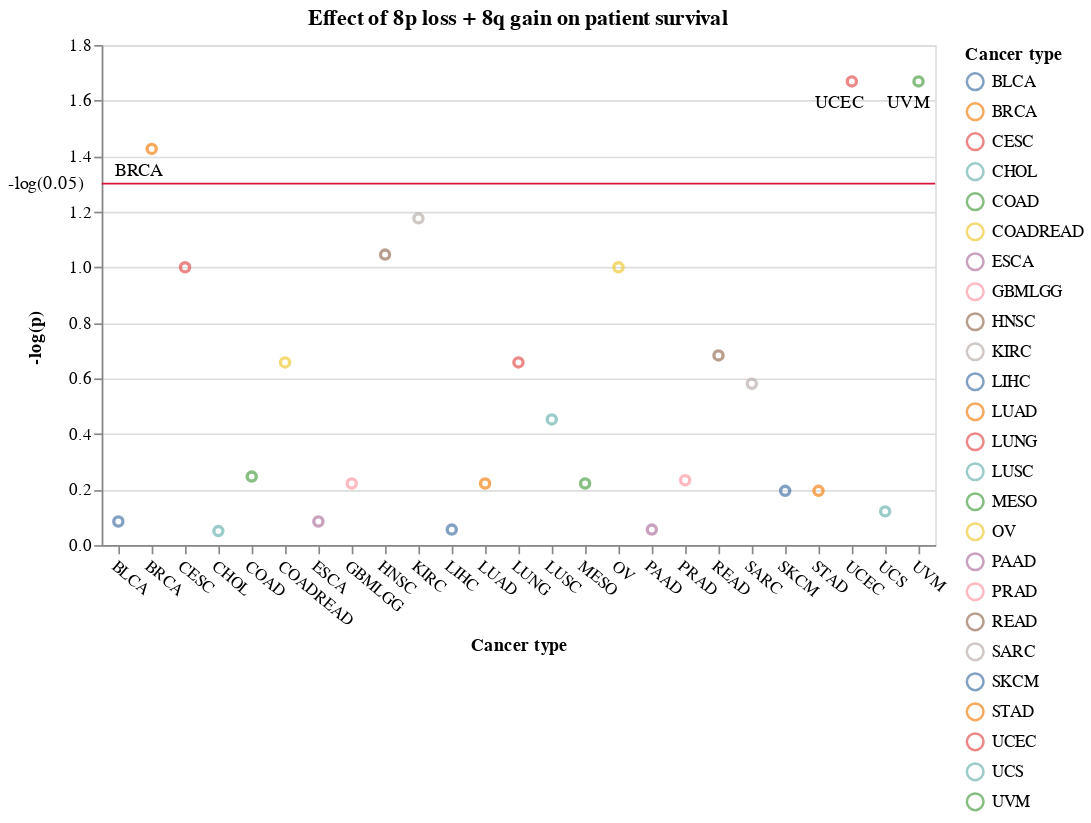

Write notebook code for a chart like this one.
### Code cell
def pval_plot(df, title, group_col, val_col, color_col, sig=0.05):
    
    df = df.assign(**{group_col: df[group_col].str.upper()})
    
    val_log_col = "neg_log_p"
    log_cutoff = -np.log10(sig)
    df = df.assign(**{val_log_col: - np.log10(df[val_col])})
        
    base = alt.Chart(df).mark_point().encode(
        x=alt.X(
            group_col,
            title="Cancer type",
            axis=alt.Axis(
                labelAngle=40,
            )
        ),
        y=alt.Y(
            val_log_col,
            title="-log(p)"
        ),
    )
    
    chart = base.encode(
        color=alt.Color(
            color_col,
            title="Cancer type"
        )
    )
    
    chart_text = base.transform_filter(
        alt.datum.neg_log_p >= log_cutoff
    ).mark_text(
        color="black",
        align='right',
        baseline='middle',
        dx=7,
        dy=13,
    ).encode(
        text='cancer_type',
    )


    line = alt.Chart(pd.DataFrame({
        'y': [log_cutoff],
        "label": [f"-log({sig})"]
    })).mark_rule(color="crimson").encode(
        y="y"
    )

    text = line.mark_text(
        align="right",
        dx=-260
    ).encode(
        text="label"
    )

    return (chart + chart_text + line + text).properties(title=title)

coxph_pval_plot = pval_plot(
    ap, 
#     title=[
#         "Cox Proportional Hazard test results for correlation between",
#         "survival and having either both or neither of the chr 8 events"], 
    title="Effect of 8p loss + 8q gain on patient survival",
    group_col="cancer_type", 
    val_col="adj_p", 
    color_col="cancer_type",
).\
configure_axisY(titleY=175, titleX=-35)
coxph_pval_plot

### Figure 1 — Vega-Lite specification as saved in the notebook (floating-point values rounded to 4 significant figures)
{"config": {"view": {"continuousWidth": 400, "continuousHeight": 300}, "axisY": {"titleX": -35, "titleY": 175}}, "layer": [{"mark": "point", "encoding": {"color": {"field": "cancer_type", "title": "Cancer type", "type": "nominal"}, "x": {"axis": {"labelAngle": 40}, "field": "cancer_type", "title": "Cancer type", "type": "nominal"}, "y": {"field": "neg_log_p", "title": "-log(p)", "type": "quantitative"}}}, {"mark": {"type": "text", "align": "right", "baseline": "middle", "color": "black", "dx": 7, "dy": 13}, "encoding": {"text": {"field": "cancer_type", "type": "nominal"}, "x": {"axis": {"labelAngle": 40}, "field": "cancer_type", "title": "Cancer type", "type": "nominal"}, "y": {"field": "neg_log_p", "title": "-log(p)", "type": "quantitative"}}, "transform": [{"filter": "(datum.neg_log_p >= 1.3010299956639813)"}]}, {"data": {"name": "data-429973b08f28eb25ab4ec3af8da6bb12"}, "mark": {"type": "rule", "color": "crimson"}, "encoding": {"y": {"field": "y", "type": "quantitative"}}}, {"data": {"name": "data-429973b08f28eb25ab4ec3af8da6bb12"}, "mark": {"type": "text", "align": "right", "dx": -260}, "encoding": {"text": {"field": "label", "type": "nominal"}, "y": {"field": "y", "type": "quantitative"}}}], "data": {"name": "data-e775ef579265b91e55913c276378d656"}, "title": "Effect of 8p loss + 8q gain on patient survival", "$schema": "https://vega.github.io/schema/vega-lite/v4.17.0.json", "datasets": {"data-e775ef579265b91e55913c276378d656": [{"cancer_type": "BLCA", "adj_p": 0.8222, "neg_log_p": 0.08501}, {"cancer_type": "BRCA", "adj_p": 0.0375, "neg_log_p": 1.426}, {"cancer_type": "CESC", "adj_p": 0.1, "neg_log_p": 1.0}, {"cancer_type": "CHOL", "adj_p": 0.89, "neg_log_p": 0.05061}, {"cancer_type": "COAD", "adj_p": 0.5667, "neg_log_p": 0.2467}, {"cancer_type": "COADREAD", "adj_p": 0.22, "neg_log_p": 0.6576}, {"cancer_type": "ESCA", "adj_p": 0.8222, "neg_log_p": 0.08501}, {"cancer_type": "GBMLGG", "adj_p": 0.6, "neg_log_p": 0.2218}, {"cancer_type": "HNSC", "adj_p": 0.09, "neg_log_p": 1.046}, {"cancer_type": "KIRC", "adj_p": 0.06667, "neg_log_p": 1.176}, {"cancer_type": "LIHC", "adj_p": 0.8793, "neg_log_p": 0.05586}, {"cancer_type": "LUAD", "adj_p": 0.6, "neg_log_p": 0.2218}, {"cancer_type": "LUNG", "adj_p": 0.22, "neg_log_p": 0.6576}, {"cancer_type": "LUSC", "adj_p": 0.3529, "neg_log_p": 0.4523}, {"cancer_type": "MESO", "adj_p": 0.6, "neg_log_p": 0.2218}, {"cancer_type": "OV", "adj_p": 0.1, "neg_log_p": 1.0}, {"cancer_type": "PAAD", "adj_p": 0.8793, "neg_log_p": 0.05586}, {"cancer_type": "PRAD", "adj_p": 0.5842, "neg_log_p": 0.2334}, {"cancer_type": "READ", "adj_p": 0.2077, "neg_log_p": 0.6826}, {"cancer_type": "SARC", "adj_p": 0.2625, "neg_log_p": 0.5809}, {"cancer_type": "SKCM", "adj_p": 0.6375, "neg_log_p": 0.1955}, {"cancer_type": "STAD", "adj_p": 0.6375, "neg_log_p": 0.1955}, {"cancer_type": "UCEC", "adj_p": 0.02143, "neg_log_p": 1.669}, {"cancer_type": "UCS", "adj_p": 0.756, "neg_log_p": 0.1215}, {"cancer_type": "UVM", "adj_p": 0.02143, "neg_log_p": 1.669}], "data-429973b08f28eb25ab4ec3af8da6bb12": [{"y": 1.301, "label": "-log(0.05)"}]}}
